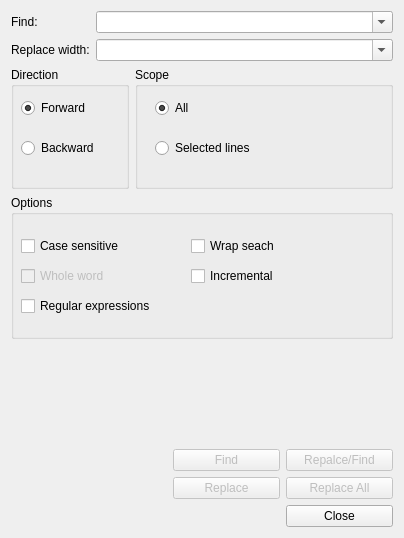
<?xml version="1.0" encoding="UTF-8"?>
<ui version="4.0">
 <class>XSFindDialog</class>
 <widget class="QDialog" name="XSFindDialog">
  <property name="geometry">
   <rect>
    <x>0</x>
    <y>0</y>
    <width>404</width>
    <height>538</height>
   </rect>
  </property>
  <property name="windowTitle">
   <string>Dialog</string>
  </property>
  <layout class="QGridLayout" name="gridLayout" rowstretch="0,0,0,0,0,0,0,0,0" columnstretch="0,0,0,0,0">
   <item row="7" column="3">
    <widget class="QPushButton" name="btn_replace">
     <property name="enabled">
      <bool>false</bool>
     </property>
     <property name="minimumSize">
      <size>
       <width>107</width>
       <height>0</height>
      </size>
     </property>
     <property name="text">
      <string>Replace</string>
     </property>
    </widget>
   </item>
   <item row="4" column="0" colspan="5">
    <widget class="QGroupBox" name="gbox_option">
     <property name="minimumSize">
      <size>
       <width>0</width>
       <height>144</height>
      </size>
     </property>
     <property name="maximumSize">
      <size>
       <width>16777215</width>
       <height>144</height>
      </size>
     </property>
     <property name="title">
      <string>Options</string>
     </property>
     <widget class="QCheckBox" name="checkBox_case">
      <property name="geometry">
       <rect>
        <x>10</x>
        <y>40</y>
        <width>141</width>
        <height>22</height>
       </rect>
      </property>
      <property name="text">
       <string>Case sensitive</string>
      </property>
     </widget>
     <widget class="QCheckBox" name="checkBox_wrap">
      <property name="geometry">
       <rect>
        <x>180</x>
        <y>40</y>
        <width>131</width>
        <height>22</height>
       </rect>
      </property>
      <property name="text">
       <string>Wrap seach</string>
      </property>
     </widget>
     <widget class="QCheckBox" name="checkBox_whole">
      <property name="enabled">
       <bool>false</bool>
      </property>
      <property name="geometry">
       <rect>
        <x>10</x>
        <y>70</y>
        <width>121</width>
        <height>22</height>
       </rect>
      </property>
      <property name="text">
       <string>Whole word</string>
      </property>
     </widget>
     <widget class="QCheckBox" name="checkBox_incremental">
      <property name="geometry">
       <rect>
        <x>180</x>
        <y>70</y>
        <width>141</width>
        <height>22</height>
       </rect>
      </property>
      <property name="text">
       <string>Incremental</string>
      </property>
     </widget>
     <widget class="QCheckBox" name="checkBox_regular">
      <property name="geometry">
       <rect>
        <x>10</x>
        <y>100</y>
        <width>171</width>
        <height>22</height>
       </rect>
      </property>
      <property name="text">
       <string>Regular expressions</string>
      </property>
     </widget>
    </widget>
   </item>
   <item row="3" column="2" colspan="3">
    <widget class="QGroupBox" name="gbox_scope">
     <property name="minimumSize">
      <size>
       <width>0</width>
       <height>122</height>
      </size>
     </property>
     <property name="maximumSize">
      <size>
       <width>16777215</width>
       <height>122</height>
      </size>
     </property>
     <property name="title">
      <string>Scope</string>
     </property>
     <widget class="QRadioButton" name="rbtn_all">
      <property name="geometry">
       <rect>
        <x>20</x>
        <y>30</y>
        <width>141</width>
        <height>22</height>
       </rect>
      </property>
      <property name="text">
       <string>All</string>
      </property>
      <property name="checked">
       <bool>true</bool>
      </property>
     </widget>
     <widget class="QRadioButton" name="rbtn_selected">
      <property name="geometry">
       <rect>
        <x>20</x>
        <y>70</y>
        <width>141</width>
        <height>22</height>
       </rect>
      </property>
      <property name="text">
       <string>Selected lines</string>
      </property>
      <property name="checkable">
       <bool>true</bool>
      </property>
      <property name="checked">
       <bool>false</bool>
      </property>
     </widget>
    </widget>
   </item>
   <item row="5" column="0" colspan="5">
    <widget class="QLabel" name="label_3">
     <property name="text">
      <string/>
     </property>
    </widget>
   </item>
   <item row="6" column="0">
    <widget class="QLabel" name="label_5">
     <property name="text">
      <string/>
     </property>
    </widget>
   </item>
   <item row="6" column="3">
    <widget class="QPushButton" name="btn_find">
     <property name="enabled">
      <bool>false</bool>
     </property>
     <property name="sizePolicy">
      <sizepolicy hsizetype="Minimum" vsizetype="Fixed">
       <horstretch>0</horstretch>
       <verstretch>0</verstretch>
      </sizepolicy>
     </property>
     <property name="minimumSize">
      <size>
       <width>107</width>
       <height>0</height>
      </size>
     </property>
     <property name="maximumSize">
      <size>
       <width>87</width>
       <height>16777215</height>
      </size>
     </property>
     <property name="text">
      <string>Find</string>
     </property>
    </widget>
   </item>
   <item row="3" column="0" colspan="2">
    <widget class="QGroupBox" name="gbox_direction">
     <property name="minimumSize">
      <size>
       <width>0</width>
       <height>100</height>
      </size>
     </property>
     <property name="title">
      <string>Direction</string>
     </property>
     <widget class="QRadioButton" name="rbtn_forward">
      <property name="geometry">
       <rect>
        <x>10</x>
        <y>30</y>
        <width>117</width>
        <height>22</height>
       </rect>
      </property>
      <property name="text">
       <string>Forward</string>
      </property>
      <property name="checked">
       <bool>true</bool>
      </property>
     </widget>
     <widget class="QRadioButton" name="rbtn_backword">
      <property name="geometry">
       <rect>
        <x>10</x>
        <y>70</y>
        <width>117</width>
        <height>22</height>
       </rect>
      </property>
      <property name="text">
       <string>Backward</string>
      </property>
     </widget>
    </widget>
   </item>
   <item row="0" column="0">
    <widget class="QLabel" name="label">
     <property name="text">
      <string>Find:</string>
     </property>
    </widget>
   </item>
   <item row="2" column="0">
    <widget class="QLabel" name="label_2">
     <property name="text">
      <string>Replace width:</string>
     </property>
    </widget>
   </item>
   <item row="6" column="4">
    <widget class="QPushButton" name="btn_replace_find">
     <property name="enabled">
      <bool>false</bool>
     </property>
     <property name="minimumSize">
      <size>
       <width>107</width>
       <height>0</height>
      </size>
     </property>
     <property name="text">
      <string>Repalce/Find</string>
     </property>
    </widget>
   </item>
   <item row="7" column="4">
    <widget class="QPushButton" name="btn_replace_all">
     <property name="enabled">
      <bool>false</bool>
     </property>
     <property name="minimumSize">
      <size>
       <width>107</width>
       <height>0</height>
      </size>
     </property>
     <property name="text">
      <string>Replace All</string>
     </property>
    </widget>
   </item>
   <item row="8" column="4">
    <widget class="QPushButton" name="btn_close">
     <property name="text">
      <string>Close</string>
     </property>
    </widget>
   </item>
   <item row="6" column="2">
    <widget class="QLabel" name="label_6">
     <property name="text">
      <string/>
     </property>
    </widget>
   </item>
   <item row="2" column="1" colspan="4">
    <widget class="QComboBox" name="cbox_replace">
     <property name="editable">
      <bool>true</bool>
     </property>
     <property name="duplicatesEnabled">
      <bool>false</bool>
     </property>
    </widget>
   </item>
   <item row="0" column="1" colspan="4">
    <widget class="QComboBox" name="cbox_find">
     <property name="enabled">
      <bool>true</bool>
     </property>
     <property name="inputMethodHints">
      <set>Qt::ImhNone</set>
     </property>
     <property name="editable">
      <bool>true</bool>
     </property>
     <property name="maxVisibleItems">
      <number>10</number>
     </property>
     <property name="sizeAdjustPolicy">
      <enum>QComboBox::AdjustToContentsOnFirstShow</enum>
     </property>
     <property name="duplicatesEnabled">
      <bool>false</bool>
     </property>
     <property name="frame">
      <bool>true</bool>
     </property>
    </widget>
   </item>
   <item row="8" column="0" colspan="2">
    <widget class="QLabel" name="label_result">
     <property name="text">
      <string/>
     </property>
    </widget>
   </item>
  </layout>
 </widget>
 <tabstops>
  <tabstop>cbox_find</tabstop>
  <tabstop>cbox_replace</tabstop>
  <tabstop>rbtn_forward</tabstop>
  <tabstop>rbtn_backword</tabstop>
  <tabstop>rbtn_all</tabstop>
  <tabstop>rbtn_selected</tabstop>
  <tabstop>checkBox_case</tabstop>
  <tabstop>checkBox_whole</tabstop>
  <tabstop>checkBox_regular</tabstop>
  <tabstop>checkBox_wrap</tabstop>
  <tabstop>checkBox_incremental</tabstop>
  <tabstop>btn_find</tabstop>
  <tabstop>btn_replace_find</tabstop>
  <tabstop>btn_replace</tabstop>
  <tabstop>btn_replace_all</tabstop>
  <tabstop>btn_close</tabstop>
 </tabstops>
 <resources/>
 <connections/>
</ui>
